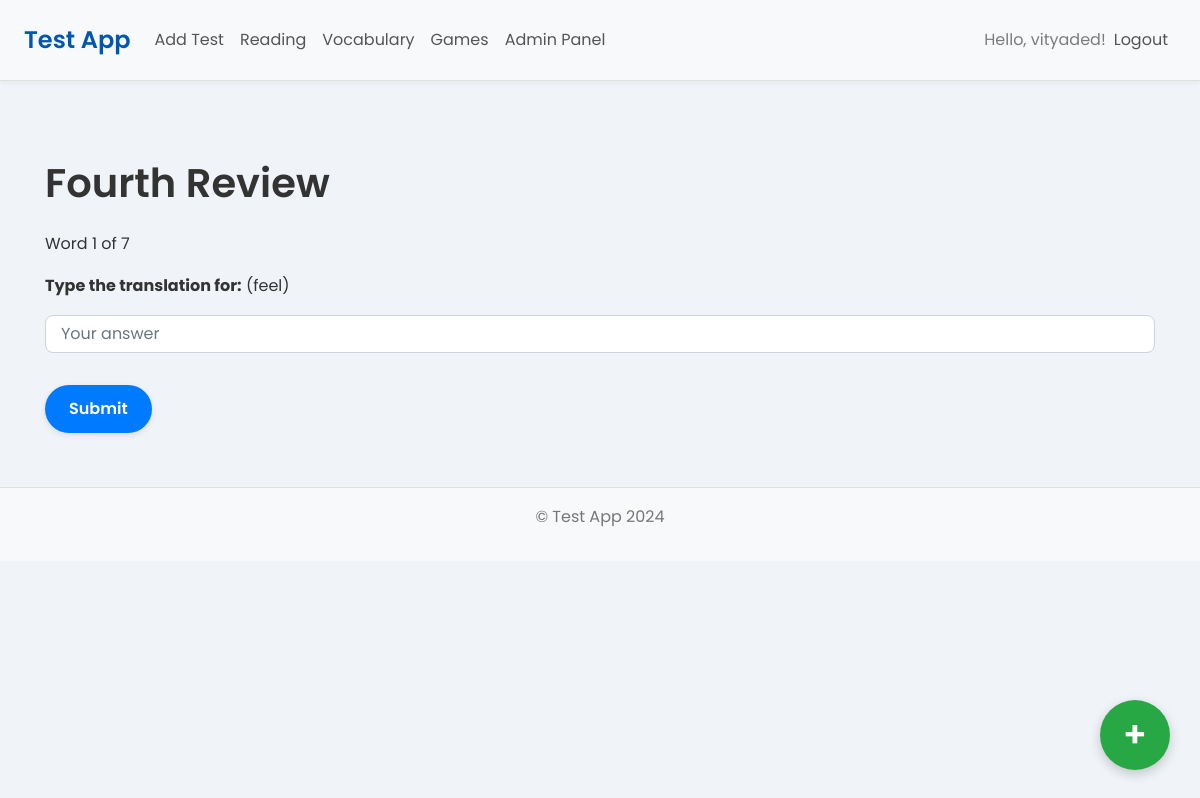
/vocabulary/review (signed in), run on an earlier commit of the app's database.
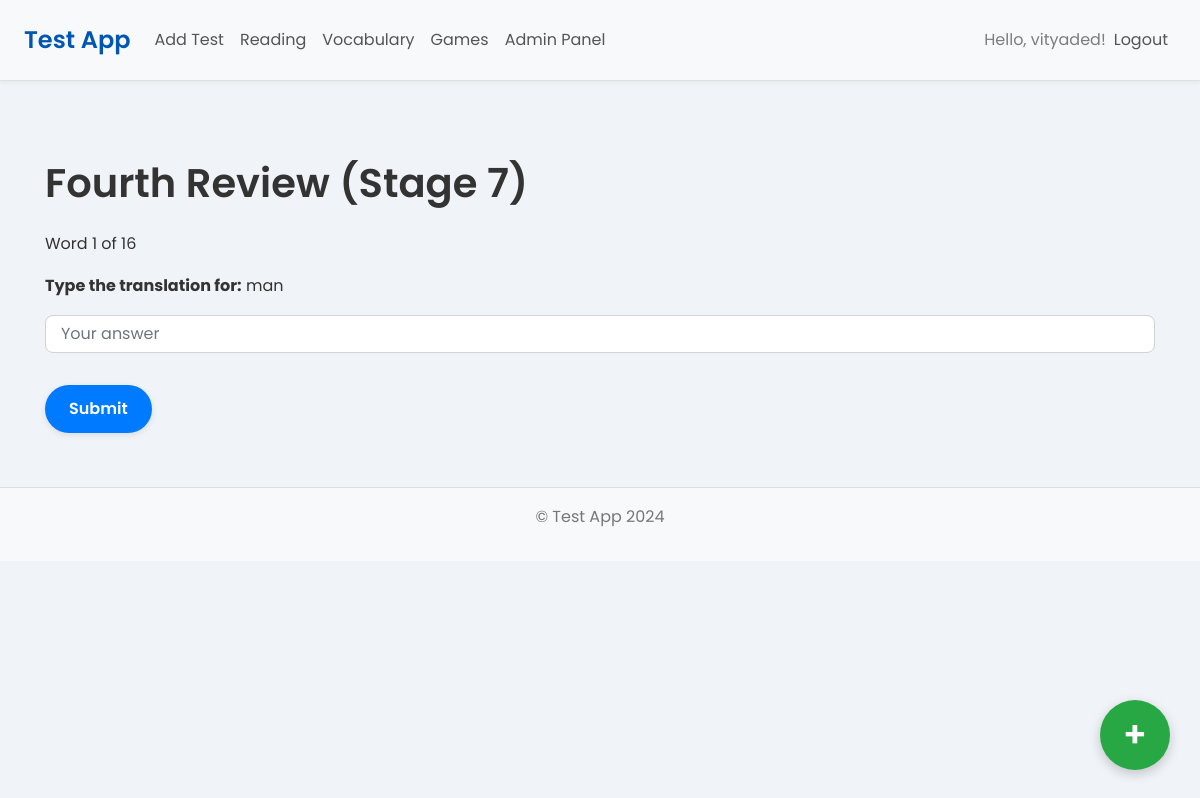
And on a later commit of the database.
### app/models.py (models this page shows)
class Vocabulary(db.Model):
    __tablename__ = 'vocabulary'
    id = db.Column(db.Integer, primary_key=True)
    word = db.Column(db.String(150), nullable=False)
    translation = db.Column(db.String(150), nullable=False)
    pronunciation_url = db.Column(db.String(200), nullable=True)
    user_id = db.Column(db.Integer, db.ForeignKey('user.id'), nullable=False)
    next_review = db.Column(db.DateTime, nullable=False, default=datetime.utcnow)
    interval = db.Column(db.Float, nullable=False, default=0)  # Interval in days
    ease_factor = db.Column(db.Float, nullable=False, default=2.5)  # Default ease factor
    learning_stage = db.Column(db.Integer, nullable=False, default=0)  # 0: New, 1: First Step, etc.

### app/routes/vocabulary.py (the view)
@vocab_bp.route('/review', methods=['GET', 'POST'])
@login_required
def review():
    today = datetime.utcnow()
    due_words = Vocabulary.query.filter(
        Vocabulary.user_id == current_user.id,
        Vocabulary.next_review <= today
    ).all()
    if not due_words:
        flash('No more words due for review!', 'info')
        return redirect(url_for('vocab.my_vocabulary'))
    if request.method == 'POST':
        word_id = request.form.get('word_id')
        if not word_id:
            flash('An error occurred. Please try again.', 'danger')
            return redirect(url_for('vocab.review'))
        word = Vocabulary.query.get(word_id)
        if not word or word.user_id != current_user.id:
            flash('Invalid word. Please try again.', 'danger')
            return redirect(url_for('vocab.review'))
        user_answer = request.form.get('answer', '').strip()
        review_stage = word.learning_stage
        if review_stage == 0:
            correct_answer = word.word.strip()
        elif review_stage == 1:
            correct_answer = word.translation.strip()
        elif review_stage == 2:
            correct_answer = word.word.strip()
        elif review_stage >= 3:
            if review_stage % 2 == 0:
                correct_answer = word.word.strip()
            else:
                correct_answer = word.translation.strip()
        else:
            correct_answer = ''
        normalized_user_answer = normalize_text(user_answer)
        normalized_correct_answer = normalize_text(correct_answer)
        current_app.logger.debug(
            "vocabulary.review: review_stage=%s question='%s'",
            review_stage,
            word.translation if review_stage % 2 == 0 else word.word,
        )
        current_app.logger.debug(
            "vocabulary.review: user_answer='%s' correct_answer='%s'",
            user_answer,
            correct_answer,
        )
        current_app.logger.debug(
            "vocabulary.review: normalized_user_answer='%s' normalized_correct_answer='%s'",
            normalized_user_answer,
            normalized_correct_answer,
        )
        if normalized_user_answer == normalized_correct_answer:
            word.learning_stage += 1
            word.ease_factor = max(1.3, word.ease_factor - 0.2)
            word.interval = get_next_interval(word.learning_stage, word.ease_factor)
            word.next_review = datetime.utcnow() + timedelta(
                minutes=word.interval if word.learning_stage < 3 else word.interval * 24 * 60)
            db.session.commit()
            flash('Correct!', 'success')
        else:
            word.learning_stage = 0
            word.ease_factor = 2.5
            word.interval = get_next_interval(word.learning_stage, word.ease_factor)
            word.next_review = datetime.utcnow() + timedelta(minutes=1)
            db.session.commit()
            flash(f'Incorrect! The correct answer was "{correct_answer}". The word has been reset.', 'danger')
        return redirect(url_for('vocab.review'))
    else:
        current_word_index = session.get('current_word_index', 0)
        if current_word_index >= len(due_words):
            current_word_index = 0
            session['current_word_index'] = current_word_index
        word = due_words[current_word_index]
        review_stage = word.learning_stage
        if review_stage == 0:
            question = word.translation
            options = get_options(correct_answer=word.word, field='word')
            template = 'vocabulary/first_review.html'
        elif review_stage == 1:
            question = word.word
            options = get_options(correct_answer=word.translation, field='translation')
            template = 'vocabulary/second_review.html'
        elif review_stage == 2:
            question = word.translation
            scrambled_word = ''.join(random.sample(word.word, len(word.word)))
            session['scrambled_word'] = scrambled_word
            template = 'vocabulary/third_review.html'
        elif review_stage >= 3:
            if review_stage % 2 == 0:
                question = word.translation
            else:
                question = word.word
            template = 'vocabulary/fourth_review.html'
        else:
            flash('Invalid review stage.', 'danger')
            return redirect(url_for('vocab.my_vocabulary'))
        session['current_word_index'] = (current_word_index + 1) % len(due_words)
        return render_template(
            template,
            question=question,
            options=options if 'options' in locals() else None,
            scrambled_word=session.get('scrambled_word', None),
            review_stage=review_stage,
            current_word_number=current_word_index + 1,
            total_words=len(due_words),
            word=word  # Pass the word object to the template
        )

### app/routes/auth.py (called while the page is built)
@login_manager.user_loader
def load_user(user_id):
    return User.query.get(int(user_id))

### app/templates/vocabulary/fourth_review.html (shortened to what this page needs)
{% extends "layouts/base.html" %}
{% block content %}
  <h1 class="my-4">Fourth Review{% if review_stage > 3 %} (Stage {{ review_stage }}){% endif %}</h1>
  <p>Word {{ current_word_number }} of {{ total_words }}</p>
  <p><strong>Type the {{ 'word' if review_stage % 2 == 0 else 'translation' }} for:</strong> {{ question }}</p>
  <form method="post">
    <div class="form-group">
      <input type="text" name="answer" class="form-control" placeholder="Your answer" required>
    </div>
    <button type="submit" class="btn btn-primary mt-3">Submit</button>
  </form>
{% endblock %}

What changed in the data, as far as the page shows it:
no longer on this page (row edited): Vocabulary: word "(feel)"
added Vocabulary: word "man"
Also different on the page:
{{ review_stage }}: (not shown) → "7"
{{ total_words }}: "7" → "16"
text now shown: "(Stage )"
